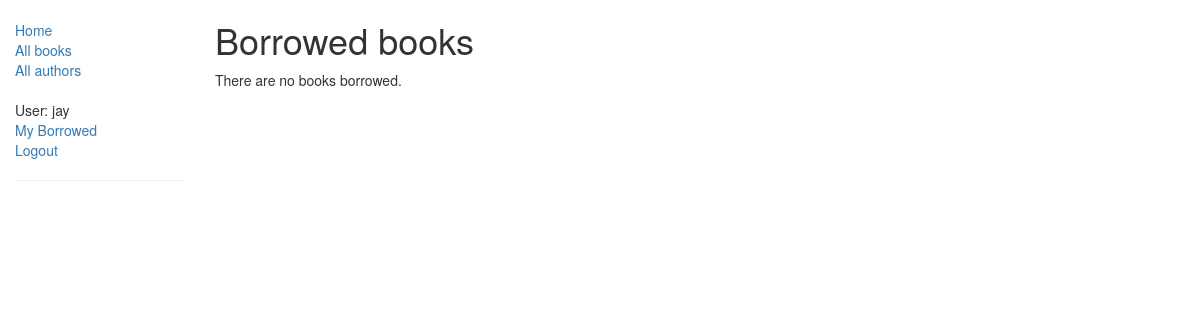
/catalog/mybooks/ (signed in), run on an earlier commit of the app's database.
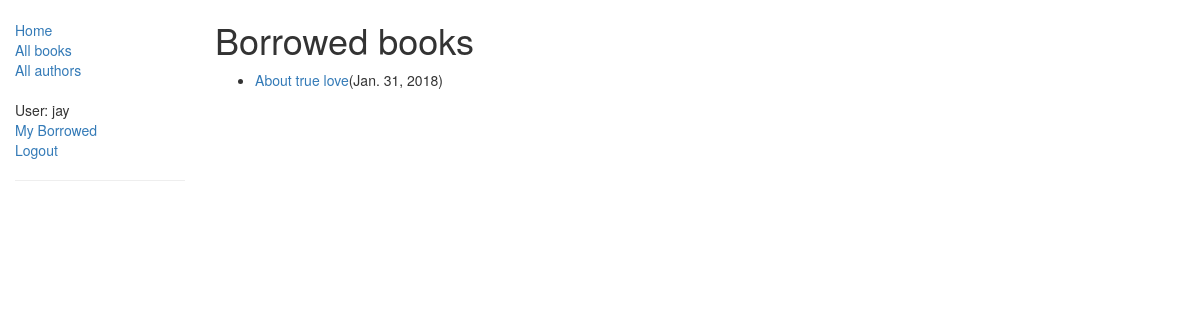
And on a later commit of the database.
### catalog/models.py (models this page shows, shortened)
class BookInstance(models.Model):
    id = models.UUIDField(primary_key=True, default=uuid.uuid4, help_text="Unique ID for this particular book across whole library.")
    book = models.ForeignKey('Book', on_delete=models.SET_NULL, null=True)
    imprint = models.CharField(max_length=200)
    due_back = models.DateField(null=True, blank=True)
    borrower = models.ForeignKey(User, on_delete=models.SET_NULL, null=True, blank=True)
    LOAN_STATUS = (
        ('m', 'Maintenance'),
        ('o', 'On loan'),
        ('a', 'Available'),
        ('r', 'Reserved'),
    )
    status = models.CharField(max_length=1, choices=LOAN_STATUS, blank=True, default='m', help_text='Book availability')
    class Meta:
        ordering = ["due_back"]
        permissions = (("can_mark_returned", "Set book as returned"),)
    @property
    def is_overdue(self):
        if self.due_back and date.today() > self.due_back:
            return True
        return False

class Book(models.Model):
    title = models.CharField(max_length=200)
    author = models.ForeignKey('Author', on_delete=models.SET_NULL, null=True)
    summary = models.TextField(max_length=1000, help_text='Enter a brief description of the book.')
    isbn = models.CharField('ISBN', max_length=13, help_text='13 Character <a href="https://www.isbn-international.org/content/what-isbn">ISBN number</a>')
    genre = models.ManyToManyField(Genre, help_text="Select a genre for this book.")
    def display_genre(self):
        return ', '.join([genre.name for genre in self.genre.all()[:3]])
    display_genre.short_description = 'Genre'

### catalog/views.py (the view)
# urls.py: path('mybooks/', views.LoanedBooksByUserListView.as_view(), name='my-borrowed'),
class LoanedBooksByUserListView(LoginRequiredMixin, generic.ListView):
    model = BookInstance
    template_name = 'catalog/bookinstance_list_borrowed_user.html'
    paginate_by = 10
    def get_queryset(self):
        return BookInstance.objects.filter(borrower=self.request.user).filter(status__exact='o').order_by('due_back')

### catalog/templates/catalog/bookinstance_list_borrowed_user.html
{% extends "base_generic.html" %}
{% block content %}
    <h1>Borrowed books</h1>
    {% if bookinstance_list %}
    <ul>
        {% for bookinst in bookinstance_list %}
        <li class="{% if bookinst.is_overdue %}text-danger{% endif %}">
            <a href="{% url 'book-detail' bookinst.book.pk %}">{{bookinst.book.title}}</a>({{bookinst.due_back}})
        </li>
        {% endfor %}
    </ul>
    {% else %}
        <p>There are no books borrowed.</p>
    {% endif %}
{% endblock %}

What changed in the data, as far as the page shows it:
added BookInstance: book "About true love", due_back "Jan. 31, 2018"
Also different on the page:
text no longer shown: "There are no books borrowed."
